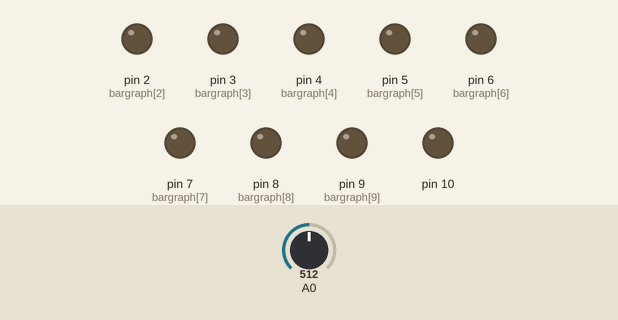
Simulated run of this sketch. Board: Arduino Uno, built with avr-gcc and run on an emulated ATmega328P. Parts: output pins drawn as LEDs (lit = HIGH). Inputs (shaded band) come from the test bench; at power-on: A0 = 512. Pins used as bus, display or sensor lines are not drawn; what the sketch prints to the serial monitor is not drawn.

Above: at 1.2 s.
1.3 s: A0 set to 678
2.8 s: A0 set to 699
At 3.2 s:
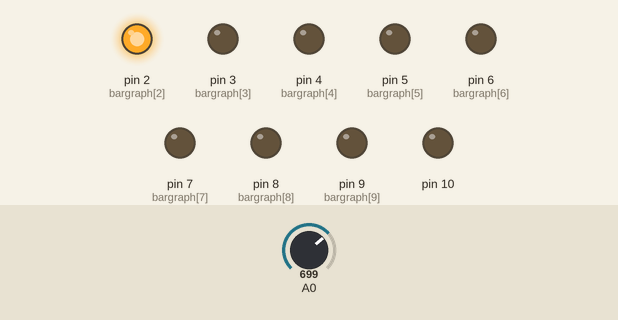
4.3 s: A0 set to 725
5.8 s: A0 set to 746
At 6.6 s:
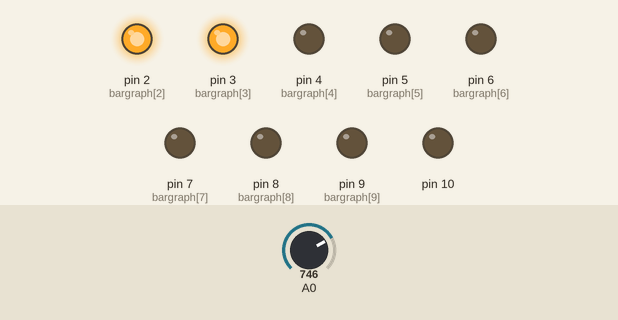
7.3 s: A0 set to 768
8.8 s: A0 set to 789
At 9.3 s:
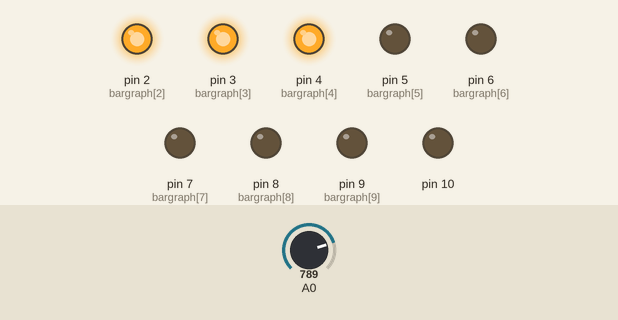
Timing chart, 0 to 11.3 s (numbered marks = the images above; inputs shaded):
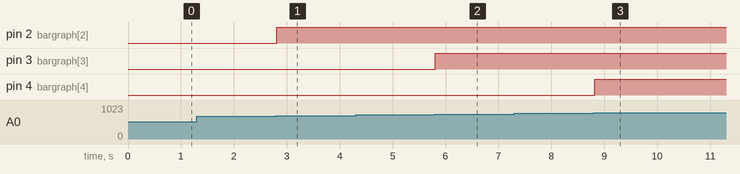

The sketch:

KY-037.ino
```cpp
/*
KY-037 Sound Detection Sensor + Arduino
modified on 16 Apr 2019
by Mohammadreza Akbari @ Electropeak
https://electropeak.com/learn/
*/
int sensor_value = 0;
int threshold = 540; //Enter Your threshold value here
int abs_value = 0;
int ledCount = 10; //number of Bargraph LEDs
int bargraph[] = {0, 1, 2, 3, 4, 5, 6, 7, 8, 9}; // Bargraph pins
void setup() {
Serial.begin(9600); // setup serial
for (int i = 0; i <= ledCount; i++) // Define bargraph pins OUTPUT
{
pinMode(bargraph[i], OUTPUT);
}
for (int i = 0; i <= 9; i++)
{
digitalWrite(i, LOW);
}
}
void loop() {
sensor_value = analogRead(A0);
abs_value = abs(sensor_value - threshold);
int ledLevel = map(abs_value, 0, (1024 - threshold), 0, ledCount);
for (int i = 0; i < ledCount; i++) {
// if the array element's index is less than ledLevel,
// turn the pin for this element on:
if (i < ledLevel) {
digitalWrite(bargraph[i], HIGH);
Serial.println(i);
}
// turn off all pins higher than the ledLevel:
else {
digitalWrite(bargraph[i], LOW);
}
}
}
```

Measured:
- the behaviour switches between 685 and 686 on A0 (found by bisection; images 0 and 1)
- the behaviour switches between 733 and 734 on A0 (found by bisection; images 1 and 2)
- the behaviour switches between 781 and 782 on A0 (found by bisection; images 2 and 3)
- after the input at 2.8 s, pin 2 (bargraph[2]): LOW → HIGH at once
- after the input at 5.8 s, pin 3 (bargraph[3]): LOW → HIGH at once
- after the input at 8.8 s, pin 4 (bargraph[4]): LOW → HIGH at once
